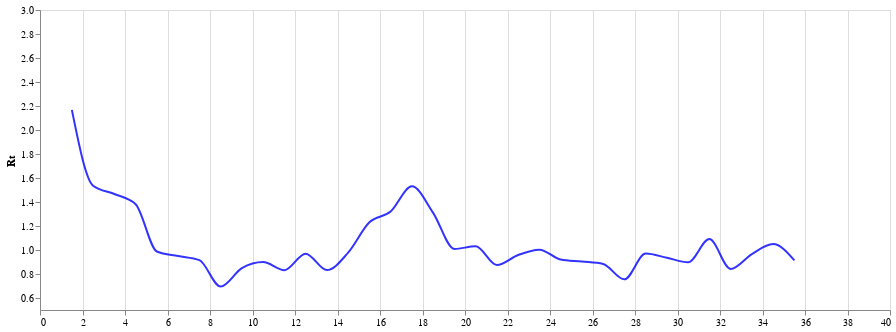

Notebook code cell kept with this figure:
### Code cell
line_rt_sim = alt.Chart(weekly_sim_cases).mark_line(interpolate='monotone', opacity = 0.8, clip = True, color = "blue").encode(
    alt.X('week_time', axis=alt.Axis(title="")),
    alt.Y('Rt_MA',axis=alt.Axis(title="Rt", grid=False), scale = alt.Scale(domain = [0.5, 3])),
    
    
).properties(
    width=850,
    height=300)
line_rt_sim

### Figure 1 — Vega-Lite specification as saved in the notebook (floating-point values rounded to 4 significant figures)
{"config": {"view": {"continuousWidth": 400, "continuousHeight": 300}}, "data": {"name": "data-321be48f9604e547d243dda784e6490b"}, "mark": {"type": "line", "clip": true, "color": "blue", "interpolate": "monotone", "opacity": 0.8}, "encoding": {"x": {"axis": {"title": ""}, "field": "week_time", "type": "quantitative"}, "y": {"axis": {"grid": false, "title": "Rt"}, "field": "Rt_MA", "scale": {"domain": [0.5, 3]}, "type": "quantitative"}}, "height": 300, "width": 850, "$schema": "https://vega.github.io/schema/vega-lite/v4.17.0.json", "datasets": {"data-321be48f9604e547d243dda784e6490b": [{"week_time": 1.5, "diff_intro": 1.988, "I": 24.37, "log_I": 3.193, "diff": 27.93, "Rt": 2.167, "Rt_MA": 2.167}, {"week_time": 2.5, "diff_intro": 1.261, "I": 23.05, "log_I": 3.138, "diff": -2.902, "Rt": 0.9029, "Rt_MA": 1.535}, {"week_time": 3.5, "diff_intro": 2.401, "I": 27.37, "log_I": 3.31, "diff": 8.974, "Rt": 1.329, "Rt_MA": 1.466}, {"week_time": 4.5, "diff_intro": 1.715, "I": 29.36, "log_I": 3.38, "diff": 3.657, "Rt": 1.129, "Rt_MA": 1.382}, {"week_time": 5.5, "diff_intro": 1.928, "I": 22.71, "log_I": 3.123, "diff": -13.41, "Rt": 0.5895, "Rt_MA": 0.9876}, {"week_time": 6.5, "diff_intro": 1.974, "I": 19.55, "log_I": 2.973, "diff": -7.798, "Rt": 0.7494, "Rt_MA": 0.9492}, {"week_time": 7.5, "diff_intro": 3.19, "I": 21.69, "log_I": 3.077, "diff": 5.397, "Rt": 1.193, "Rt_MA": 0.9151}, {"week_time": 8.5, "diff_intro": 1.873, "I": 12.65, "log_I": 2.538, "diff": -28.11, "Rt": 0.2509, "Rt_MA": 0.6956}, {"week_time": 9.5, "diff_intro": 1.448, "I": 14.1, "log_I": 2.646, "diff": 5.651, "Rt": 1.202, "Rt_MA": 0.8488}, {"week_time": 10.5, "diff_intro": 2.307, "I": 13.71, "log_I": 2.618, "diff": -1.45, "Rt": 0.9509, "Rt_MA": 0.8992}, {"week_time": 11.5, "diff_intro": 2.371, "I": 13.13, "log_I": 2.575, "diff": -2.25, "Rt": 0.9243, "Rt_MA": 0.8321}, {"week_time": 12.5, "diff_intro": 2.143, "I": 11.68, "log_I": 2.458, "diff": -6.1, "Rt": 0.8011, "Rt_MA": 0.9696}, {"week_time": 13.5, "diff_intro": 1.567, "I": 9.451, "log_I": 2.246, "diff": -11.05, "Rt": 0.6547, "Rt_MA": 0.8328}, {"week_time": 14.5, "diff_intro": 1.402, "I": 12.35, "log_I": 2.514, "diff": 13.97, "Rt": 1.531, "Rt_MA": 0.9778}, {"week_time": 15.5, "diff_intro": 2.255, "I": 19.24, "log_I": 2.957, "diff": 23.1, "Rt": 1.935, "Rt_MA": 1.231}, {"week_time": 16.5, "diff_intro": 1.564, "I": 21.0, "log_I": 3.045, "diff": 4.568, "Rt": 1.162, "Rt_MA": 1.321}, {"week_time": 17.5, "diff_intro": 2.05, "I": 26.99, "log_I": 3.296, "diff": 13.08, "Rt": 1.494, "Rt_MA": 1.531}, {"week_time": 18.5, "diff_intro": 1.025, "I": 21.74, "log_I": 3.079, "diff": -11.3, "Rt": 0.6475, "Rt_MA": 1.31}, {"week_time": 19.5, "diff_intro": 1.887, "I": 18.51, "log_I": 2.918, "diff": -8.377, "Rt": 0.7321, "Rt_MA": 1.009}, {"week_time": 20.5, "diff_intro": 1.759, "I": 21.12, "log_I": 3.05, "diff": 6.879, "Rt": 1.248, "Rt_MA": 1.031}, {"week_time": 21.5, "diff_intro": 2.125, "I": 19.61, "log_I": 2.976, "diff": -3.854, "Rt": 0.872, "Rt_MA": 0.875}, {"week_time": 22.5, "diff_intro": 1.073, "I": 19.42, "log_I": 2.966, "diff": -0.533, "Rt": 0.9818, "Rt_MA": 0.9586}, {"week_time": 23.5, "diff_intro": 2.159, "I": 18.43, "log_I": 2.914, "diff": -2.712, "Rt": 0.9091, "Rt_MA": 1.003}, {"week_time": 24.5, "diff_intro": 1.849, "I": 17.61, "log_I": 2.868, "diff": -2.381, "Rt": 0.92, "Rt_MA": 0.9207}, {"week_time": 25.5, "diff_intro": 1.834, "I": 15.69, "log_I": 2.753, "diff": -6.017, "Rt": 0.8037, "Rt_MA": 0.9037}, {"week_time": 26.5, "diff_intro": 2.745, "I": 14.81, "log_I": 2.695, "diff": -2.997, "Rt": 0.8998, "Rt_MA": 0.8831}, {"week_time": 27.5, "diff_intro": 1.885, "I": 9.888, "log_I": 2.291, "diff": -21.07, "Rt": 0.3983, "Rt_MA": 0.7554}, {"week_time": 28.5, "diff_intro": 2.044, "I": 14.43, "log_I": 2.669, "diff": 19.69, "Rt": 1.779, "Rt_MA": 0.9702}, {"week_time": 29.5, "diff_intro": 1.7, "I": 11.75, "log_I": 2.464, "diff": -10.67, "Rt": 0.6652, "Rt_MA": 0.9356}, {"week_time": 30.5, "diff_intro": 2.157, "I": 10.11, "log_I": 2.313, "diff": -7.873, "Rt": 0.7471, "Rt_MA": 0.8975}, {"week_time": 31.5, "diff_intro": 1.766, "I": 11.09, "log_I": 2.406, "diff": 4.851, "Rt": 1.172, "Rt_MA": 1.091}, {"week_time": 32.5, "diff_intro": 1.377, "I": 9.772, "log_I": 2.28, "diff": -6.609, "Rt": 0.7855, "Rt_MA": 0.8426}, {"week_time": 33.5, "diff_intro": 1.952, "I": 10.66, "log_I": 2.366, "diff": 4.519, "Rt": 1.16, "Rt_MA": 0.9663}, {"week_time": 34.5, "diff_intro": 2.119, "I": 11.13, "log_I": 2.409, "diff": 2.251, "Rt": 1.078, "Rt_MA": 1.049}, {"week_time": 35.5, "diff_intro": 1.643, "I": 8.865, "log_I": 2.182, "diff": -11.85, "Rt": 0.6321, "Rt_MA": 0.9141}]}}
